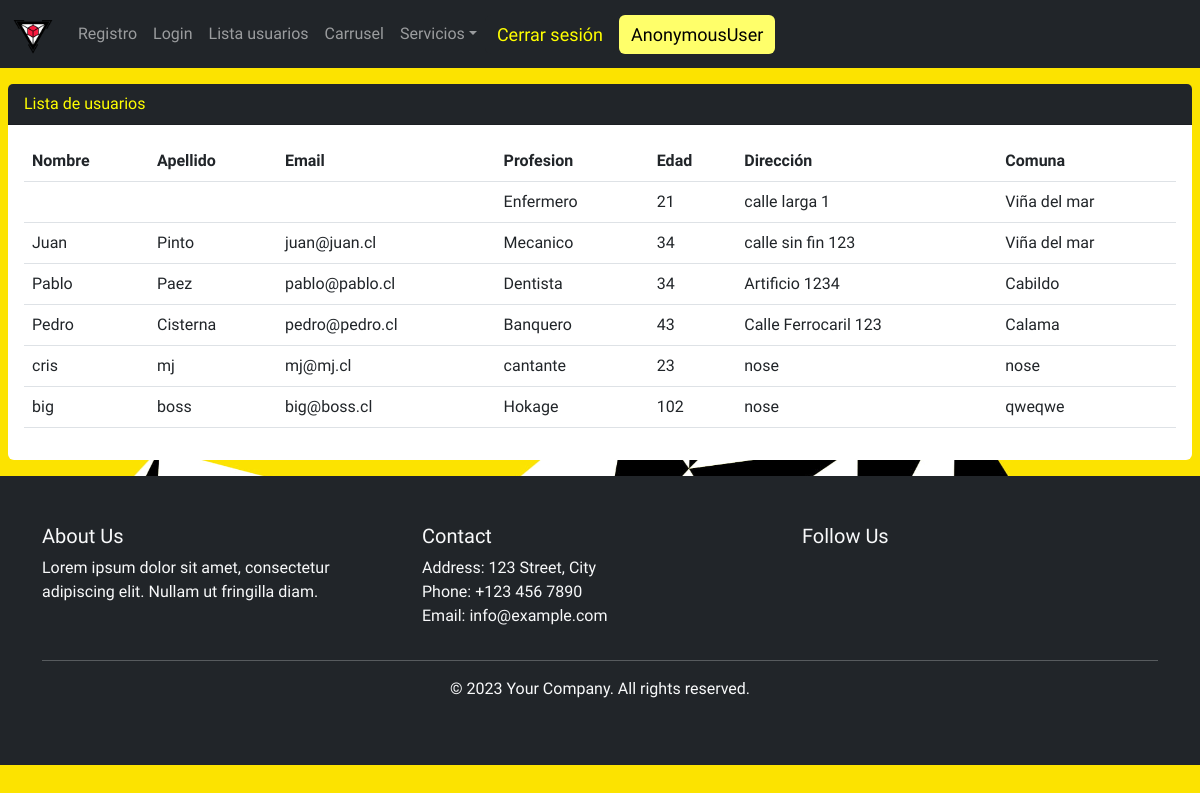
/usuarios/, run on an earlier commit of the app's database.
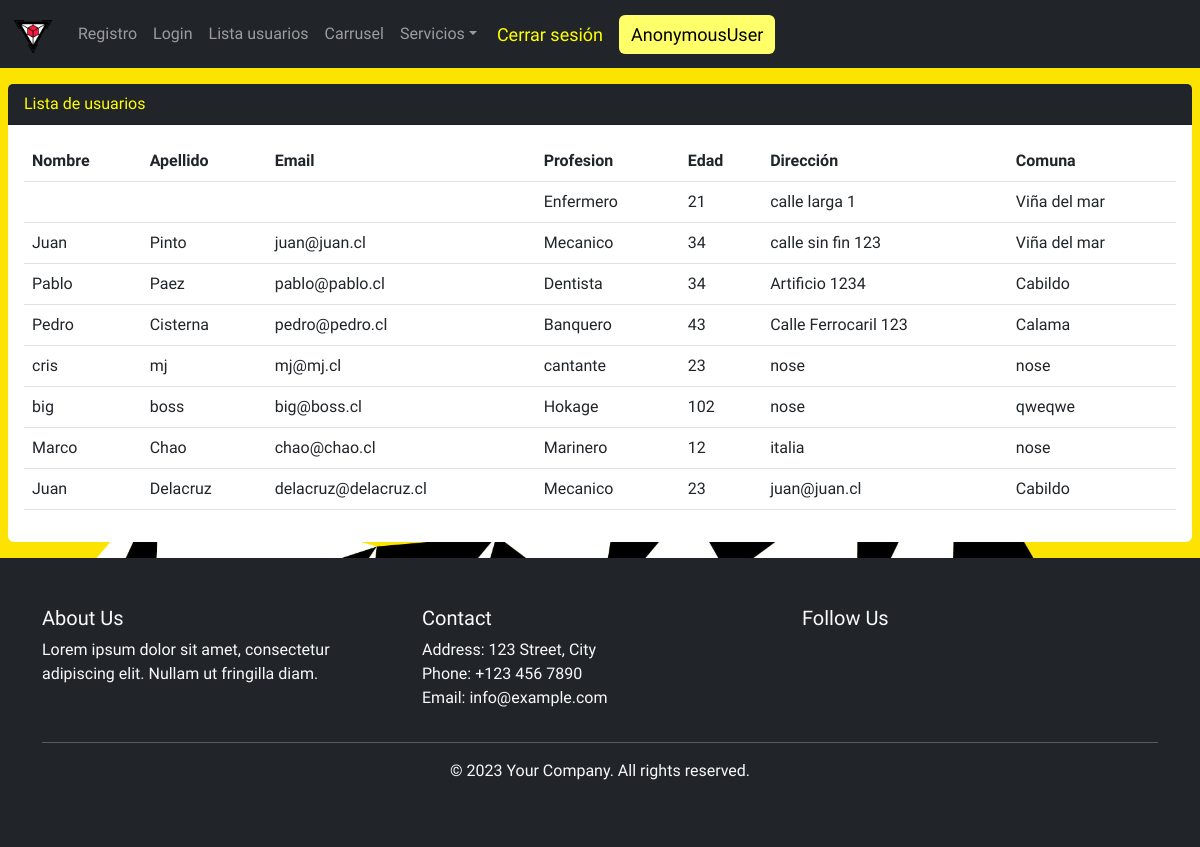
And on a later commit of the database.
### app1/models.py (models this page shows, shortened)
class PerfilDeUsuario(models.Model):
    user = models.OneToOneField(User, on_delete=models.CASCADE)
    edad = models.IntegerField()
    profesion = models.CharField(max_length=100)
    direccion = models.CharField(max_length=100)
    comuna = models.CharField(max_length=100)

### app1/views.py (the view)
# urls.py: path("usuarios/", perfil_usuario, name="usuarios"),
def perfil_usuario(request):
    usuarios = PerfilDeUsuario.objects.all()
    return render(request, 'usuarios.html', {'usuarios': usuarios})

### app1/templates/usuarios.html
{% extends 'base.html' %}
{% block contenido %}
<div class="card my-3 mx-2">
  <div class="card-header">Lista de usuarios</div>
  <div class="card-body">
<table class="table">
<thead>
  <tr>
    <th>Nombre</th>
    <th>Apellido</th>
    <th>Email</th>
    <th>Profesion</th>
     <th>Edad</th>
    <th>Dirección</th>
    <th>Comuna</th>
  </tr>
</thead>
<tbody>{% for usuario in usuarios %}
  <tr>
    <td>{{usuario.user.first_name}} </td>
    <td>{{usuario.user.last_name}}</td>
    <td>
      {{usuario.user.email}}
    </td>
       <td>
      {{usuario.profesion}}
    </td>
       <td>
      {{usuario.edad}}
    </td>
       <td>
      {{usuario.direccion}}
    </td>
       <td>
      {{usuario.comuna}}
    </td>
  </tr>  {% endfor %}
</tbody>
</table>
  </div>
{% endblock %}

### app1/templates/base.html (shortened to what this page needs)
{% load static %}
<!DOCTYPE html>
<html lang="en">
  <head>
    <link
      href="https://cdn.jsdelivr.net/npm/bootstrap@5.2.3/dist/css/bootstrap.min.css"
      rel="stylesheet"
    />
  </head>
  <body>
    <nav class="navbar navbar-expand-sm bg-dark navbar-dark">
      <div class="container-fluid">
        <a class="navbar-brand" href="/"><img src="{% static 'logo_1.png' %}" alt="Logo" width="42"></a>
        <div class="collapse navbar-collapse" id="collapsibleNavbar">
          <ul class="navbar-nav">
                <li class="nav-item" style="float: left">
              <a class="nav-link" href="/register/">Registro </a>
            </li>
            <li class="nav-item" style="float: left">
              <a class="nav-link" href="/login_a/">Login</a>
            </li>
            <li class="nav-item" style="float: left">
              <a class="nav-link" href="/usuarios/">Lista usuarios</a>
            </li>
            <li class="nav-item" style="float: left">
              <a class="nav-link" href="/carrusel/">Carrusel</a>
            </li>
            <li class="nav-item dropdown">
              <a
                class="nav-link dropdown-toggle"
                href="#"
                role="button"
                data-bs-toggle="dropdown"
                >Servicios</a
              >
            </li>
          </ul>
          <div >
           <a class="btn" style="font-size: 18px;" href="/logout_a/">Cerrar sesión</a>
          <a href="" style="font-size: 18px; background-color: #ffff6a; color: black;" class="btn btn-warning">{{user}}</a>
        </div>
      </div>
    </nav>
    <div class="main">{% block contenido %} {% endblock %}</div>
    <footer class="footer bg-dark text-light">
      <div class="container py-5">
        <div class="row">
          <div class="col-lg-4 col-md-6">
            <h5>About Us</h5>
            <p>
              Lorem ipsum dolor sit amet, consectetur adipiscing elit. Nullam ut
              fringilla diam.
            </p>
          </div>
          <div class="col-lg-4 col-md-6">
            <h5>Contact</h5>
            <ul class="list-unstyled">
              <li>Address: 123 Street, City</li>
              <li>Phone: +123 456 7890</li>
              <li>Email: info@example.com</li>
            </ul>
          </div>
          <div class="col-lg-4">
            <h5>Follow Us</h5>
            <div class="social-icons">
            </div>
          </div>
        </div>
        <hr />
        <p class="text-center">© 2023 Your Company. All rights reserved.</p>
      </div>
    </footer>
  </body>
</html>

What changed in the data, as far as the page shows it:
added PerfilDeUsuario: user.first_name "Marco", user.last_name "Chao", user.email "chao@chao.cl", profesion "Marinero", edad "12", direccion "italia", comuna "nose"
added PerfilDeUsuario: user.first_name "Juan", user.last_name "Delacruz", user.email "delacruz@delacruz.cl", profesion "Mecanico", edad "23", direccion "juan@juan.cl", comuna "Cabildo"
